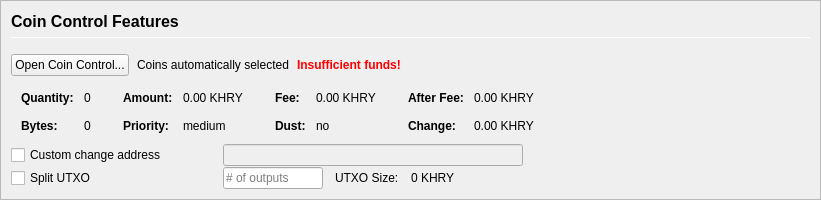
         <widget class="QFrame" name="frameCoinControl">
          <property name="sizePolicy">
           <sizepolicy hsizetype="Expanding" vsizetype="Expanding">
            <horstretch>0</horstretch>
            <verstretch>0</verstretch>
           </sizepolicy>
          </property>
          <property name="maximumSize">
           <size>
            <width>16777215</width>
            <height>16777215</height>
           </size>
          </property>
          <property name="frameShape">
           <enum>QFrame::StyledPanel</enum>
          </property>
          <property name="frameShadow">
           <enum>QFrame::Sunken</enum>
          </property>
          <layout class="QVBoxLayout" name="verticalLayoutCoinControl2">
           <property name="spacing">
            <number>0</number>
           </property>
           <property name="leftMargin">
            <number>0</number>
           </property>
           <property name="topMargin">
            <number>0</number>
           </property>
           <property name="rightMargin">
            <number>0</number>
           </property>
           <property name="bottomMargin">
            <number>0</number>
           </property>
           <item>
            <widget class="QFrame" name="frameCoinControl_BG">
             <layout class="QVBoxLayout" name="verticalLayoutCoinControl" stretch="0,0,0,0,0,0">
              <property name="spacing">
               <number>1</number>
              </property>
              <property name="leftMargin">
               <number>10</number>
              </property>
              <property name="topMargin">
               <number>10</number>
              </property>
              <item>
               <layout class="QHBoxLayout" name="horizontalLayoutCoinControl1">
                <property name="bottomMargin">
                 <number>15</number>
                </property>
                <item>
                 <layout class="QVBoxLayout" name="verticalLayout_3">
                  <property name="spacing">
                   <number>6</number>
                  </property>
                  <item>
                   <widget class="QLabel" name="labelCoinControlFeatures">
                    <property name="sizePolicy">
                     <sizepolicy hsizetype="Preferred" vsizetype="Maximum">
                      <horstretch>0</horstretch>
                      <verstretch>0</verstretch>
                     </sizepolicy>
                    </property>
                    <property name="minimumSize">
                     <size>
                      <width>0</width>
                      <height>20</height>
                     </size>
                    </property>
                    <property name="font">
                     <font>
                      <pointsize>12</pointsize>
                      <weight>75</weight>
                      <bold>true</bold>
                     </font>
                    </property>
                    <property name="styleSheet">
                     <string notr="true">font-weight:bold;</string>
                    </property>
                    <property name="text">
                     <string>Coin Control Features</string>
                    </property>
                   </widget>
                  </item>
                  <item>
                   <widget class="Line" name="line">
                    <property name="minimumSize">
                     <size>
                      <width>0</width>
                      <height>1</height>
                     </size>
                    </property>
                    <property name="maximumSize">
                     <size>
                      <width>16777215</width>
                      <height>1</height>
                     </size>
                    </property>
                    <property name="orientation">
                     <enum>Qt::Horizontal</enum>
                    </property>
                   </widget>
                  </item>
                 </layout>
                </item>
               </layout>
              </item>
              <item>
               <layout class="QHBoxLayout" name="horizontalLayoutCoinControl2" stretch="0,0,0,0">
                <property name="spacing">
                 <number>8</number>
                </property>
                <property name="bottomMargin">
                 <number>10</number>
                </property>
                <item>
                 <widget class="QPushButton" name="pushButtonCoinControl">
                  <property name="styleSheet">
                   <string notr="true"/>
                  </property>
                  <property name="text">
                   <string>Open Coin Control...</string>
                  </property>
                  <property name="autoDefault">
                   <bool>false</bool>
                  </property>
                 </widget>
                </item>
                <item>
                 <widget class="QLabel" name="labelCoinControlAutomaticallySelected">
                  <property name="text">
                   <string>Coins automatically selected</string>
                  </property>
                  <property name="margin">
                   <number>5</number>
                  </property>
                 </widget>
                </item>
                <item>
                 <widget class="QLabel" name="labelCoinControlInsuffFunds">
                  <property name="font">
                   <font>
                    <weight>75</weight>
                    <bold>true</bold>
                   </font>
                  </property>
                  <property name="styleSheet">
                   <string notr="true">color:red;font-weight:bold;</string>
                  </property>
                  <property name="text">
                   <string>Insufficient funds!</string>
                  </property>
                  <property name="margin">
                   <number>5</number>
                  </property>
                 </widget>
                </item>
                <item>
                 <spacer name="horizontalSpacerCoinControl">
                  <property name="orientation">
                   <enum>Qt::Horizontal</enum>
                  </property>
                  <property name="sizeHint" stdset="0">
                   <size>
                    <width>40</width>
                    <height>1</height>
                   </size>
                  </property>
                 </spacer>
                </item>
               </layout>
              </item>
              <item>
               <widget class="QWidget" name="widgetCoinControl" native="true">
                <property name="sizePolicy">
                 <sizepolicy hsizetype="Preferred" vsizetype="Preferred">
                  <horstretch>0</horstretch>
                  <verstretch>0</verstretch>
                 </sizepolicy>
                </property>
                <property name="minimumSize">
                 <size>
                  <width>0</width>
                  <height>0</height>
                 </size>
                </property>
                <property name="styleSheet">
                 <string notr="true"/>
                </property>
                <layout class="QHBoxLayout" name="horizontalLayoutCoinControl5">
                 <property name="leftMargin">
                  <number>0</number>
                 </property>
                 <property name="topMargin">
                  <number>0</number>
                 </property>
                 <property name="rightMargin">
                  <number>0</number>
                 </property>
                 <property name="bottomMargin">
                  <number>0</number>
                 </property>
                 <item>
                  <layout class="QHBoxLayout" name="horizontalLayoutCoinControl3" stretch="0,0,0,1">
                   <property name="spacing">
                    <number>20</number>
                   </property>
                   <property name="topMargin">
                    <number>0</number>
                   </property>
                   <property name="bottomMargin">
                    <number>10</number>
                   </property>
                   <item>
                    <layout class="QFormLayout" name="formLayoutCoinControl1">
                     <property name="horizontalSpacing">
                      <number>10</number>
                     </property>
                     <property name="verticalSpacing">
                      <number>14</number>
                     </property>
                     <property name="leftMargin">
                      <number>10</number>
                     </property>
                     <property name="topMargin">
                      <number>4</number>
                     </property>
                     <property name="rightMargin">
                      <number>6</number>
                     </property>
                     <item row="0" column="0">
                      <widget class="QLabel" name="labelCoinControlQuantityText">
                       <property name="font">
                        <font>
                         <weight>75</weight>
                         <bold>true</bold>
                        </font>
                       </property>
                       <property name="text">
                        <string>Quantity:</string>
                       </property>
                       <property name="margin">
                        <number>0</number>
                       </property>
                      </widget>
                     </item>
                     <item row="0" column="1">
                      <widget class="QLabel" name="labelCoinControlQuantity">
                       <property name="cursor">
                        <cursorShape>IBeamCursor</cursorShape>
                       </property>
                       <property name="contextMenuPolicy">
                        <enum>Qt::ActionsContextMenu</enum>
                       </property>
                       <property name="text">
                        <string notr="true">0</string>
                       </property>
                       <property name="margin">
                        <number>0</number>
                       </property>
                       <property name="textInteractionFlags">
                        <set>Qt::LinksAccessibleByMouse|Qt::TextSelectableByKeyboard|Qt::TextSelectableByMouse</set>
                       </property>
                      </widget>
                     </item>
                     <item row="1" column="0">
                      <widget class="QLabel" name="labelCoinControlBytesText">
                       <property name="font">
                        <font>
                         <weight>75</weight>
                         <bold>true</bold>
                        </font>
                       </property>
                       <property name="text">
                        <string>Bytes:</string>
                       </property>
                      </widget>
                     </item>
                     <item row="1" column="1">
                      <widget class="QLabel" name="labelCoinControlBytes">
                       <property name="cursor">
                        <cursorShape>IBeamCursor</cursorShape>
                       </property>
                       <property name="contextMenuPolicy">
                        <enum>Qt::ActionsContextMenu</enum>
                       </property>
                       <property name="text">
                        <string notr="true">0</string>
                       </property>
                       <property name="textInteractionFlags">
                        <set>Qt::LinksAccessibleByMouse|Qt::TextSelectableByKeyboard|Qt::TextSelectableByMouse</set>
                       </property>
                      </widget>
                     </item>
                    </layout>
                   </item>
                   <item>
                    <layout class="QFormLayout" name="formLayoutCoinControl2">
                     <property name="horizontalSpacing">
                      <number>10</number>
                     </property>
                     <property name="verticalSpacing">
                      <number>14</number>
                     </property>
                     <property name="leftMargin">
                      <number>6</number>
                     </property>
                     <property name="topMargin">
                      <number>4</number>
                     </property>
                     <property name="rightMargin">
                      <number>6</number>
                     </property>
                     <item row="0" column="0">
                      <widget class="QLabel" name="labelCoinControlAmountText">
                       <property name="font">
                        <font>
                         <weight>75</weight>
                         <bold>true</bold>
                        </font>
                       </property>
                       <property name="text">
                        <string>Amount:</string>
                       </property>
                       <property name="margin">
                        <number>0</number>
                       </property>
                      </widget>
                     </item>
                     <item row="0" column="1">
                      <widget class="QLabel" name="labelCoinControlAmount">
                       <property name="cursor">
                        <cursorShape>IBeamCursor</cursorShape>
                       </property>
                       <property name="contextMenuPolicy">
                        <enum>Qt::ActionsContextMenu</enum>
                       </property>
                       <property name="text">
                        <string notr="true">0.00 KHRY</string>
                       </property>
                       <property name="textInteractionFlags">
                        <set>Qt::LinksAccessibleByMouse|Qt::TextSelectableByKeyboard|Qt::TextSelectableByMouse</set>
                       </property>
                      </widget>
                     </item>
                     <item row="1" column="0">
                      <widget class="QLabel" name="labelCoinControlPriorityText">
                       <property name="font">
                        <font>
                         <weight>75</weight>
                         <bold>true</bold>
                        </font>
                       </property>
                       <property name="text">
                        <string>Priority:</string>
                       </property>
                      </widget>
                     </item>
                     <item row="1" column="1">
                      <widget class="QLabel" name="labelCoinControlPriority">
                       <property name="cursor">
                        <cursorShape>IBeamCursor</cursorShape>
                       </property>
                       <property name="contextMenuPolicy">
                        <enum>Qt::ActionsContextMenu</enum>
                       </property>
                       <property name="text">
                        <string>medium</string>
                       </property>
                       <property name="textInteractionFlags">
                        <set>Qt::LinksAccessibleByMouse|Qt::TextSelectableByKeyboard|Qt::TextSelectableByMouse</set>
                       </property>
                      </widget>
                     </item>
                    </layout>
                   </item>
                   <item>
                    <layout class="QFormLayout" name="formLayoutCoinControl3">
                     <property name="horizontalSpacing">
                      <number>10</number>
                     </property>
                     <property name="verticalSpacing">
                      <number>14</number>
                     </property>
                     <property name="leftMargin">
                      <number>6</number>
                     </property>
                     <property name="topMargin">
                      <number>4</number>
                     </property>
                     <property name="rightMargin">
                      <number>6</number>
                     </property>
                     <item row="0" column="0">
                      <widget class="QLabel" name="labelCoinControlFeeText">
                       <property name="font">
                        <font>
                         <weight>75</weight>
                         <bold>true</bold>
                        </font>
                       </property>
                       <property name="text">
                        <string>Fee:</string>
                       </property>
                       <property name="margin">
                        <number>0</number>
                       </property>
                      </widget>
                     </item>
                     <item row="0" column="1">
                      <widget class="QLabel" name="labelCoinControlFee">
                       <property name="cursor">
                        <cursorShape>IBeamCursor</cursorShape>
                       </property>
                       <property name="contextMenuPolicy">
                        <enum>Qt::ActionsContextMenu</enum>
                       </property>
                       <property name="text">
                        <string notr="true">0.00 KHRY</string>
                       </property>
                       <property name="textInteractionFlags">
                        <set>Qt::LinksAccessibleByMouse|Qt::TextSelectableByKeyboard|Qt::TextSelectableByMouse</set>
                       </property>
                      </widget>
                     </item>
                     <item row="1" column="0">
                      <widget class="QLabel" name="labelCoinControlLowOutputText">
                       <property name="font">
                        <font>
                         <weight>75</weight>
                         <bold>true</bold>
                        </font>
                       </property>
                       <property name="text">
                        <string>Dust:</string>
                       </property>
                      </widget>
                     </item>
                     <item row="1" column="1">
                      <widget class="QLabel" name="labelCoinControlLowOutput">
                       <property name="cursor">
                        <cursorShape>IBeamCursor</cursorShape>
                       </property>
                       <property name="contextMenuPolicy">
                        <enum>Qt::ActionsContextMenu</enum>
                       </property>
                       <property name="text">
                        <string>no</string>
                       </property>
                       <property name="textInteractionFlags">
                        <set>Qt::LinksAccessibleByMouse|Qt::TextSelectableByKeyboard|Qt::TextSelectableByMouse</set>
                       </property>
                      </widget>
                     </item>
                    </layout>
                   </item>
                   <item>
                    <layout class="QFormLayout" name="formLayoutCoinControl4">
                     <property name="horizontalSpacing">
                      <number>10</number>
                     </property>
                     <property name="verticalSpacing">
                      <number>14</number>
                     </property>
                     <property name="leftMargin">
                      <number>6</number>
                     </property>
                     <property name="topMargin">
                      <number>4</number>
                     </property>
                     <property name="rightMargin">
                      <number>6</number>
                     </property>
                     <item row="0" column="0">
                      <widget class="QLabel" name="labelCoinControlAfterFeeText">
                       <property name="font">
                        <font>
                         <weight>75</weight>
                         <bold>true</bold>
                        </font>
                       </property>
                       <property name="text">
                        <string>After Fee:</string>
                       </property>
                       <property name="margin">
                        <number>0</number>
                       </property>
                      </widget>
                     </item>
                     <item row="0" column="1">
                      <widget class="QLabel" name="labelCoinControlAfterFee">
                       <property name="cursor">
                        <cursorShape>IBeamCursor</cursorShape>
                       </property>
                       <property name="contextMenuPolicy">
                        <enum>Qt::ActionsContextMenu</enum>
                       </property>
                       <property name="text">
                        <string notr="true">0.00 KHRY</string>
                       </property>
                       <property name="textInteractionFlags">
                        <set>Qt::LinksAccessibleByMouse|Qt::TextSelectableByKeyboard|Qt::TextSelectableByMouse</set>
                       </property>
                      </widget>
                     </item>
                     <item row="1" column="0">
                      <widget class="QLabel" name="labelCoinControlChangeText">
                       <property name="font">
                        <font>
                         <weight>75</weight>
                         <bold>true</bold>
                        </font>
                       </property>
                       <property name="text">
                        <string>Change:</string>
                       </property>
                      </widget>
                     </item>
                     <item row="1" column="1">
                      <widget class="QLabel" name="labelCoinControlChange">
                       <property name="cursor">
                        <cursorShape>IBeamCursor</cursorShape>
                       </property>
                       <property name="contextMenuPolicy">
                        <enum>Qt::ActionsContextMenu</enum>
                       </property>
                       <property name="text">
                        <string notr="true">0.00 KHRY</string>
                       </property>
                       <property name="textInteractionFlags">
                        <set>Qt::LinksAccessibleByMouse|Qt::TextSelectableByKeyboard|Qt::TextSelectableByMouse</set>
                       </property>
                      </widget>
                     </item>
                    </layout>
                   </item>
                  </layout>
                 </item>
                </layout>
               </widget>
              </item>
              <item>
               <layout class="QHBoxLayout" name="horizontalLayoutCoinControl4">
                <property name="spacing">
                 <number>12</number>
                </property>
                <property name="sizeConstraint">
                 <enum>QLayout::SetDefaultConstraint</enum>
                </property>
                <property name="topMargin">
                 <number>0</number>
                </property>
                <property name="rightMargin">
                 <number>0</number>
                </property>
                <item>
                 <widget class="QCheckBox" name="checkBoxCoinControlChange">
                  <property name="sizePolicy">
                   <sizepolicy hsizetype="Preferred" vsizetype="Preferred">
                    <horstretch>0</horstretch>
                    <verstretch>0</verstretch>
                   </sizepolicy>
                  </property>
                  <property name="minimumSize">
                   <size>
                    <width>200</width>
                    <height>0</height>
                   </size>
                  </property>
                  <property name="maximumSize">
                   <size>
                    <width>200</width>
                    <height>16777215</height>
                   </size>
                  </property>
                  <property name="toolTip">
                   <string>If this is activated, but the change address is empty or invalid, change will be sent to a newly generated address.</string>
                  </property>
                  <property name="text">
                   <string>Custom change address</string>
                  </property>
                 </widget>
                </item>
                <item>
                 <widget class="QValidatedLineEdit" name="lineEditCoinControlChange">
                  <property name="enabled">
                   <bool>false</bool>
                  </property>
                  <property name="sizePolicy">
                   <sizepolicy hsizetype="Preferred" vsizetype="Preferred">
                    <horstretch>0</horstretch>
                    <verstretch>0</verstretch>
                   </sizepolicy>
                  </property>
                  <property name="minimumSize">
                   <size>
                    <width>300</width>
                    <height>0</height>
                   </size>
                  </property>
                 </widget>
                </item>
                <item>
                 <widget class="QLabel" name="labelCoinControlChangeLabel">
                  <property name="sizePolicy">
                   <sizepolicy hsizetype="Preferred" vsizetype="Preferred">
                    <horstretch>0</horstretch>
                    <verstretch>0</verstretch>
                   </sizepolicy>
                  </property>
                  <property name="minimumSize">
                   <size>
                    <width>100</width>
                    <height>0</height>
                   </size>
                  </property>
                  <property name="text">
                   <string/>
                  </property>
                  <property name="margin">
                   <number>3</number>
                  </property>
                 </widget>
                </item>
               </layout>
              </item>
              <item>
               <layout class="QHBoxLayout" name="horizontalLayoutCoinControl6">
                <property name="spacing">
                 <number>12</number>
                </property>
                <property name="rightMargin">
                 <number>0</number>
                </property>
                <item>
                 <widget class="QCheckBox" name="splitBlockCheckBox">
                  <property name="sizePolicy">
                   <sizepolicy hsizetype="Preferred" vsizetype="Preferred">
                    <horstretch>0</horstretch>
                    <verstretch>0</verstretch>
                   </sizepolicy>
                  </property>
                  <property name="minimumSize">
                   <size>
                    <width>200</width>
                    <height>0</height>
                   </size>
                  </property>
                  <property name="maximumSize">
                   <size>
                    <width>200</width>
                    <height>16777215</height>
                   </size>
                  </property>
                  <property name="text">
                   <string>Split UTXO</string>
                  </property>
                 </widget>
                </item>
                <item>
                 <widget class="QLineEdit" name="splitBlockLineEdit">
                  <property name="sizePolicy">
                   <sizepolicy hsizetype="Preferred" vsizetype="Preferred">
                    <horstretch>50</horstretch>
                    <verstretch>0</verstretch>
                   </sizepolicy>
                  </property>
                  <property name="minimumSize">
                   <size>
                    <width>100</width>
                    <height>0</height>
                   </size>
                  </property>
                  <property name="maximumSize">
                   <size>
                    <width>100</width>
                    <height>16777215</height>
                   </size>
                  </property>
                  <property name="placeholderText">
                   <string># of outputs</string>
                  </property>
                 </widget>
                </item>
                <item>
                 <widget class="QLabel" name="labelBlockSizeText">
                  <property name="text">
                   <string>UTXO Size:</string>
                  </property>
                 </widget>
                </item>
                <item>
                 <widget class="QLabel" name="labelBlockSize">
                  <property name="text">
                   <string>0 KHRY</string>
                  </property>
                 </widget>
                </item>
                <item>
                 <spacer name="horizontalSpacer_7">
                  <property name="orientation">
                   <enum>Qt::Horizontal</enum>
                  </property>
                  <property name="sizeHint" stdset="0">
                   <size>
                    <width>40</width>
                    <height>20</height>
                   </size>
                  </property>
                 </spacer>
                </item>
               </layout>
              </item>
              <item>
               <spacer name="verticalSpacerCoinControl">
                <property name="orientation">
                 <enum>Qt::Vertical</enum>
                </property>
                <property name="sizeHint" stdset="0">
                 <size>
                  <width>800</width>
                  <height>1</height>
                 </size>
                </property>
               </spacer>
              </item>
             </layout>
            </widget>
           </item>
          </layout>
         </widget>
